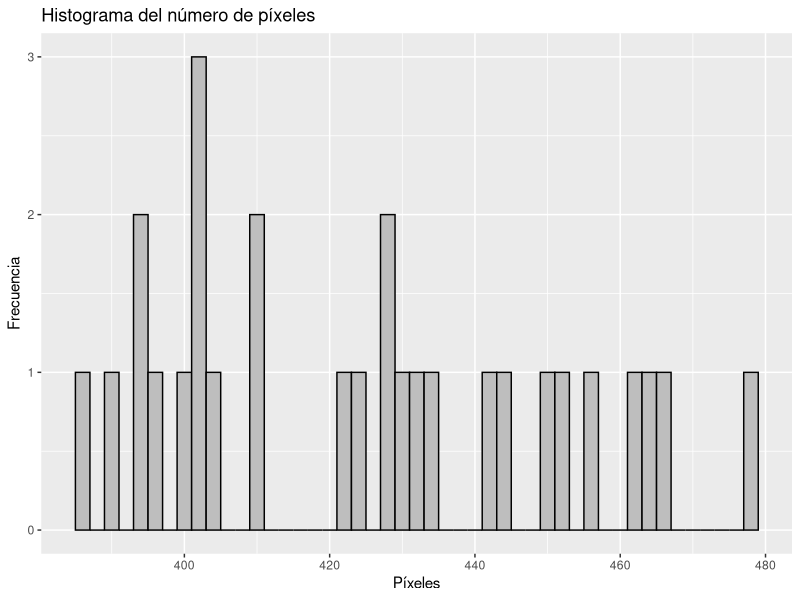
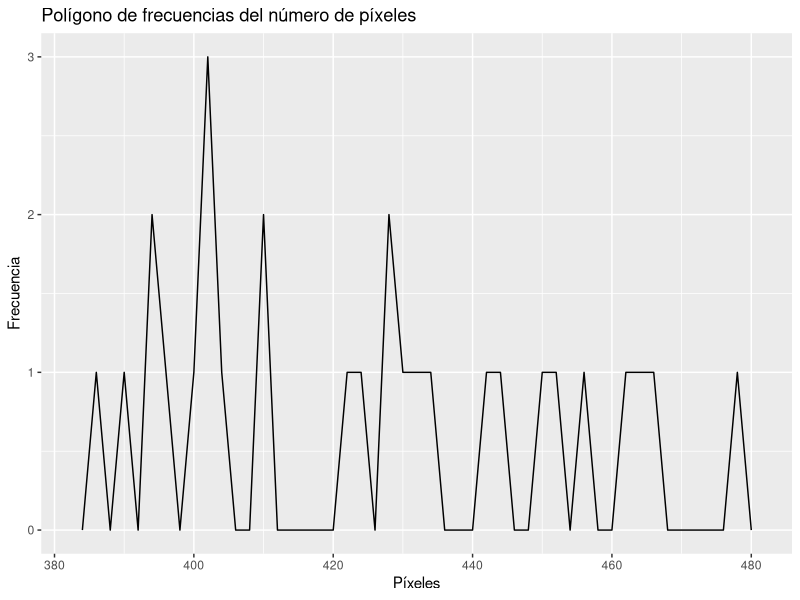

Source code (R) for these figures, in order:
## ---- chunk 1
knitr::opts_chunk$set(echo = TRUE)
## ---- chunk 2

pixels <- c(410, 395, 432, 405, 423, 445, 385, 425, 403, 463, 456, 442, 401, 435, 402, 428, 450, 452, 467, 394, 410, 390, 396, 430, 428, 479, 465, 402)

## ---- chunk 3

max(pixels)
min(pixels)

## ---- chunk 4

(479-385)/2

## ---- chunk 5

#creamos la tabla con los intervalos

frec.agrupadas <- table(cut(pixels,47))

# la transformamos en un dataframe

df.frec.agrupadas <- as.data.frame(frec.agrupadas)

df.frec.agrupadas

## ---- chunk 6

# guardamos el vector pixels como si se tratara de la columna de un dataframe

df.pixels <- as.data.frame(pixels)
df.pixels

# activamos la biblioteca para la visualización

library(ggplot2)

#visualizamos la columna seleccionada

qplot(pixels, data=df.pixels, geom="histogram",
      main="Histograma del número de píxeles",
      binwidth=2, #anadimos la amplitud con binwidth
      color=I("black"),
      fill=I("grey"),
      xlab="Píxeles",
      ylab="Frecuencia")

## ---- chunk 7

qplot(pixels, data=df.pixels, geom="freqpoly",
      main="Polígono de frecuencias del número de píxeles",
      binwidth=2, #anadimos la amplitud con binwidth
      color=I("black"),
      xlab="Píxeles",
      ylab="Frecuencia")

## ---- chunk 8

median(pixels)

## ---- chunk 9

library(modeest)

mfv(pixels)
